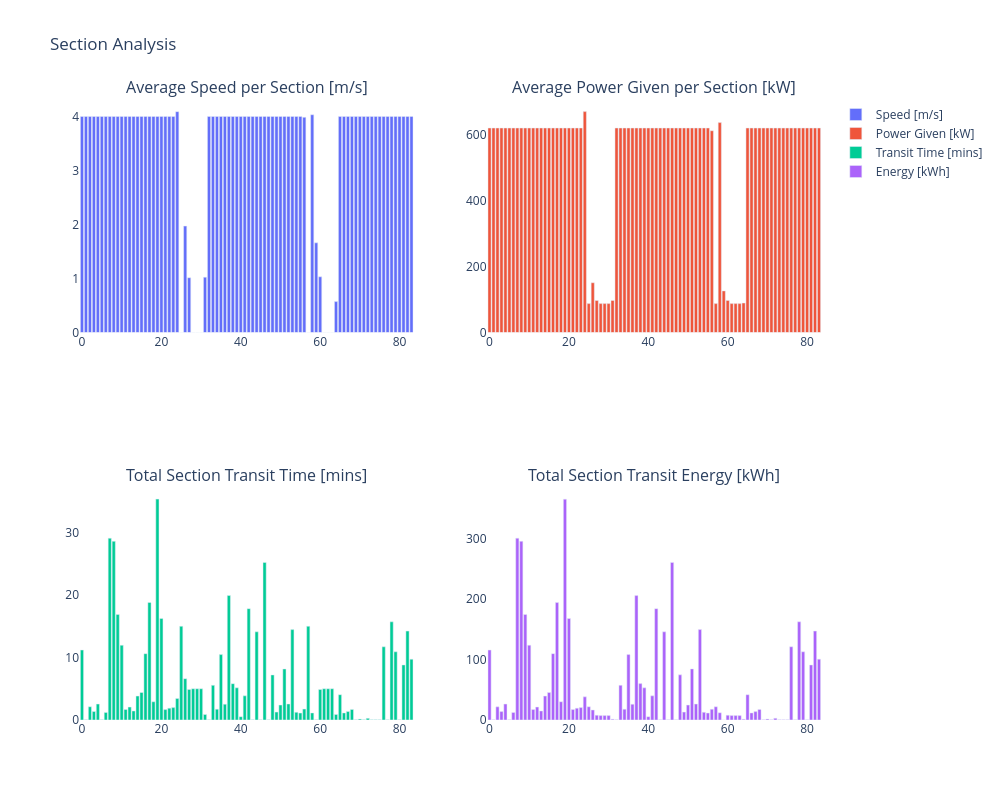

Notebook code cell kept with this figure:
### Code cell
# Calculate average speed
average_speed = df_eventtable_energy_fuel['distance (m)'] / df_eventtable_energy_fuel['duration (s)']

# Calculate durations in minutes
durations = [
    (row['stop time'] - row['start time']).total_seconds() / 60
    for _, row in df_eventtable_energy_fuel.iterrows()
]

# Create 2x2 subplot figure
fig = make_subplots(rows=2, cols=2, subplot_titles=[
    'Average Speed per Section [m/s]',
    'Average Power Given per Section [kW]',
    'Total Section Transit Time [mins]',
    'Total Section Transit Energy [kWh]'
])

# Add bar charts to subplots
fig.add_trace(go.Bar(x=df.index, y=average_speed, name='Speed [m/s]'), row=1, col=1)
fig.add_trace(go.Bar(x=df.index, y=df_eventtable_energy_fuel['P_given (kW)'], name='Power Given [kW]'), row=1, col=2)
fig.add_trace(go.Bar(x=df.index, y=durations, name='Transit Time [mins]'), row=2, col=1)
fig.add_trace(go.Bar(x=df.index, y=df_eventtable_energy_fuel['total_energy (kWh)'], name='Energy [kWh]'), row=2, col=2)

# Update layout
fig.update_layout(
    height=800,
    width=1000,
    title_text='Section Analysis',
    plot_bgcolor='white'
)

# fig.show()

### Figure 1 — Plotly figure (JSON) as saved in the notebook; plotly's stock layout.template omitted (floating-point values rounded to 4 significant figures; data arrays with more than 128 entries replaced by an {"elided": "..."} marker saying what was removed)
{"data": [{"name": "Speed [m/s]", "type": "bar", "x": {"elided": "176 int values"}, "xaxis": "x", "y": [4.0, 4.0, 4.0, 4.0, 4.0, 4.0, 4.0, 4.0, 4.0, 4.0, 4.0, 4.0, 4.0, 4.0, 4.0, 4.0, 4.0, 4.0, 4.0, 4.0, 4.0, 4.0, 4.0, 4.0, 4.089, 0.0, 1.97, 1.014, 0.0, 0.0, 0.0, 1.024, 4.0, 4.0, 4.0, 4.0, 4.0, 4.0, 4.0, 4.0, 4.0, 4.0, 4.0, 4.0, 4.0, 4.0, 4.0, 4.0, 4.0, 4.0, 4.0, 4.0, 4.0, 4.0, 4.0, 4.0, 3.984, 0.0, 4.031, 1.66, 1.031, 0.0, 0.0, 0.0, 0.5722, 4.0, 4.0, 4.0, 4.0, 4.0, 4.0, 4.0, 4.0, 4.0, 4.0, 4.0, 4.0, 4.0, 4.0, 4.0, 4.0, 4.0, 4.0, 4.0], "yaxis": "y"}, {"name": "Power Given [kW]", "type": "bar", "x": {"elided": "176 int values"}, "xaxis": "x2", "y": [619.4, 619.4, 619.4, 619.4, 619.4, 619.4, 619.4, 619.4, 619.4, 619.4, 619.4, 619.4, 619.4, 619.4, 619.4, 619.4, 619.4, 619.4, 619.4, 619.4, 619.4, 619.4, 619.4, 619.4, 669.1, 87.5, 150.7, 96.83, 87.5, 87.5, 87.5, 97.09, 619.4, 619.4, 619.4, 619.4, 619.4, 619.4, 619.4, 619.4, 619.4, 619.4, 619.4, 619.4, 619.4, 619.4, 619.4, 619.4, 619.4, 619.4, 619.4, 619.4, 619.4, 619.4, 619.4, 619.4, 611.2, 87.5, 635.9, 126.1, 97.27, 87.5, 87.5, 87.5, 89.3, 619.4, 619.4, 619.4, 619.4, 619.4, 619.4, 619.4, 619.4, 619.4, 619.4, 619.4, 619.4, 619.4, 619.4, 619.4, 619.4, 619.4, 619.4, 619.4], "yaxis": "y2"}, {"name": "Transit Time [mins]", "type": "bar", "x": {"elided": "176 int values"}, "xaxis": "x3", "y": [11.2, 0.03333, 2.117, 1.35, 2.55, 0.03333, 1.217, 29.1, 28.6, 16.9, 11.97, 1.683, 2.067, 1.45, 3.833, 4.4, 10.62, 18.8, 2.917, 35.35, 16.25, 1.667, 1.9, 1.983, 3.433, 15, 6.617, 4.9, 5, 5, 5, 0.8833, 0.03333, 5.55, 1.733, 10.47, 2.533, 19.92, 5.817, 5.15, 0.5333, 3.867, 17.82, 0.05, 14.12, 0.03333, 25.22, 0.05, 7.217, 1.267, 2.4, 8.167, 2.567, 14.47, 1.233, 1.117, 1.75, 15, 1.133, 0.05, 4.883, 5, 5, 5, 0.9, 4.05, 1.133, 1.35, 1.7, 0.05, 0.15, 0.05, 0.2667, 0.05, 0.03333, 0.05, 11.72, 0.05, 15.72, 10.92, 0.03333, 8.817, 14.23, 9.733], "yaxis": "y3"}, {"name": "Energy [kWh]", "type": "bar", "x": {"elided": "176 int values"}, "xaxis": "x4", "y": [115.6, 0.4434, 21.78, 13.93, 26.41, 0.3944, 12.46, 300.5, 295.3, 174.4, 123.6, 17.28, 21.45, 14.91, 39.5, 45.4, 109.7, 194.0, 30.19, 364.9, 167.7, 17.26, 19.56, 20.5, 38.28, 21.88, 16.62, 7.908, 7.292, 7.292, 7.292, 1.429, 0.3463, 57.28, 17.85, 108.1, 26.1, 205.6, 60.1, 53.16, 5.502, 39.94, 184.0, 0.4363, 145.7, 0.3704, 260.4, 0.4541, 74.58, 13.04, 24.67, 84.44, 26.42, 149.4, 12.75, 11.55, 17.83, 21.88, 12.01, 0.1051, 7.917, 7.292, 7.292, 7.292, 1.339, 41.8, 11.77, 13.86, 17.5, 0.4744, 1.605, 0.4744, 2.861, 0.4744, 0.3165, 0.4744, 121.0, 0.4716, 162.3, 112.7, 0.4785, 90.92, 146.9, 100.6], "yaxis": "y4"}], "layout": {"annotations": [{"font": {"size": 16}, "showarrow": false, "text": "Average Speed per Section [m/s]", "x": 0.225, "xanchor": "center", "xref": "paper", "y": 1, "yanchor": "bottom", "yref": "paper"}, {"font": {"size": 16}, "showarrow": false, "text": "Average Power Given per Section [kW]", "x": 0.775, "xanchor": "center", "xref": "paper", "y": 1, "yanchor": "bottom", "yref": "paper"}, {"font": {"size": 16}, "showarrow": false, "text": "Total Section Transit Time [mins]", "x": 0.225, "xanchor": "center", "xref": "paper", "y": 0.375, "yanchor": "bottom", "yref": "paper"}, {"font": {"size": 16}, "showarrow": false, "text": "Total Section Transit Energy [kWh]", "x": 0.775, "xanchor": "center", "xref": "paper", "y": 0.375, "yanchor": "bottom", "yref": "paper"}], "height": 800, "plot_bgcolor": "white", "title": {"text": "Section Analysis"}, "width": 1000, "xaxis": {"anchor": "y", "domain": [0, 0.45]}, "xaxis2": {"anchor": "y2", "domain": [0.55, 1]}, "xaxis3": {"anchor": "y3", "domain": [0, 0.45]}, "xaxis4": {"anchor": "y4", "domain": [0.55, 1]}, "yaxis": {"anchor": "x", "domain": [0.625, 1]}, "yaxis2": {"anchor": "x2", "domain": [0.625, 1]}, "yaxis3": {"anchor": "x3", "domain": [0, 0.375]}, "yaxis4": {"anchor": "x4", "domain": [0, 0.375]}}}
